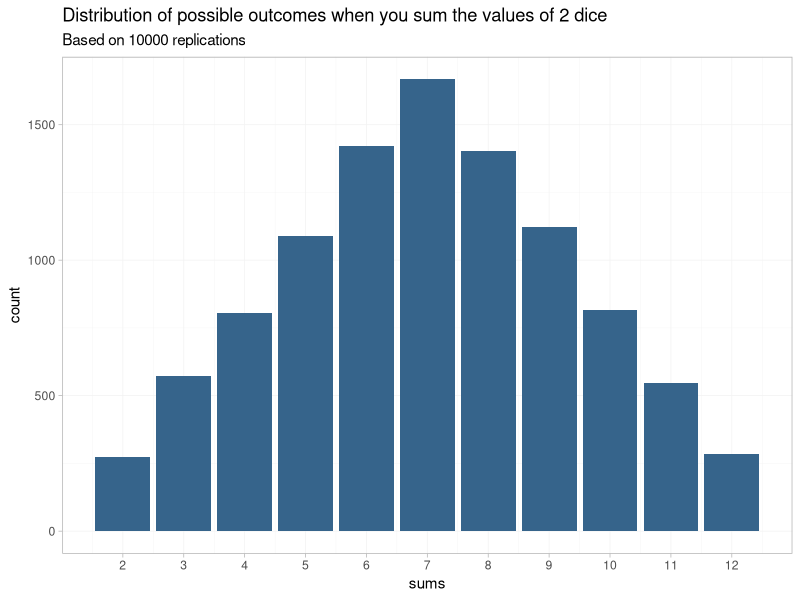
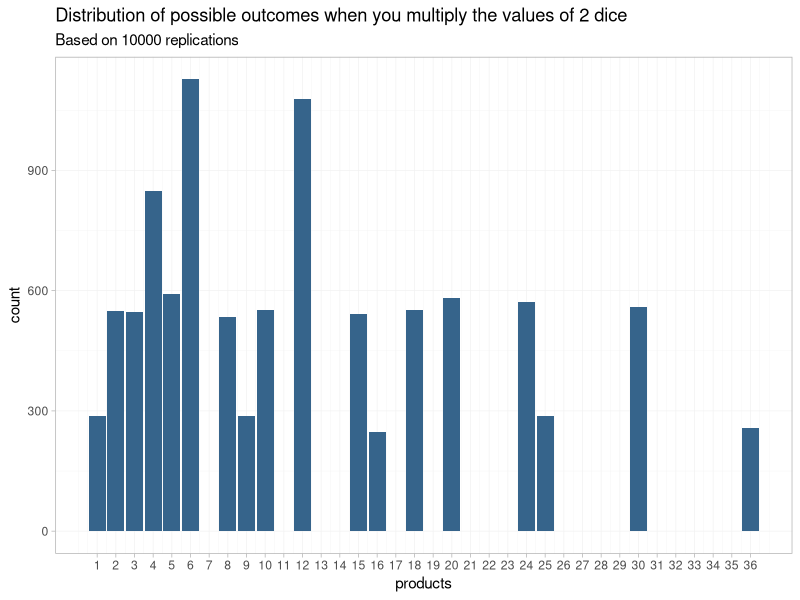
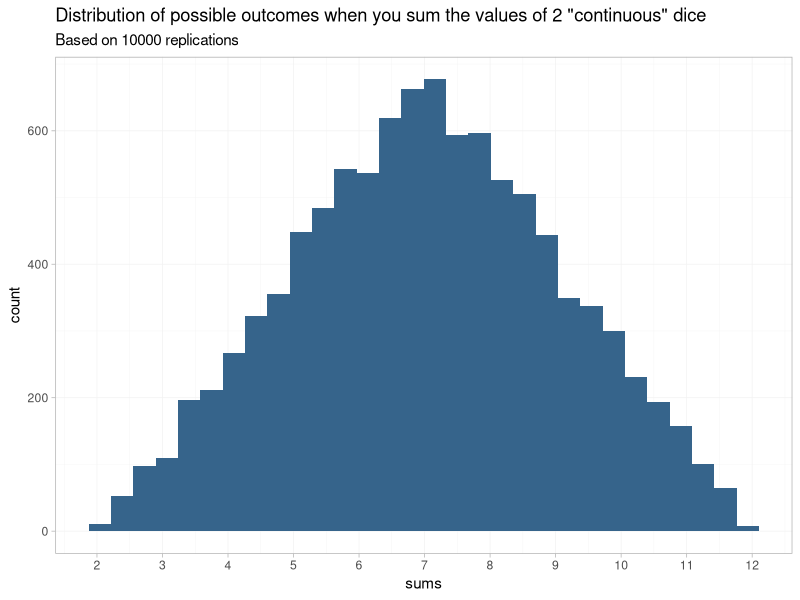
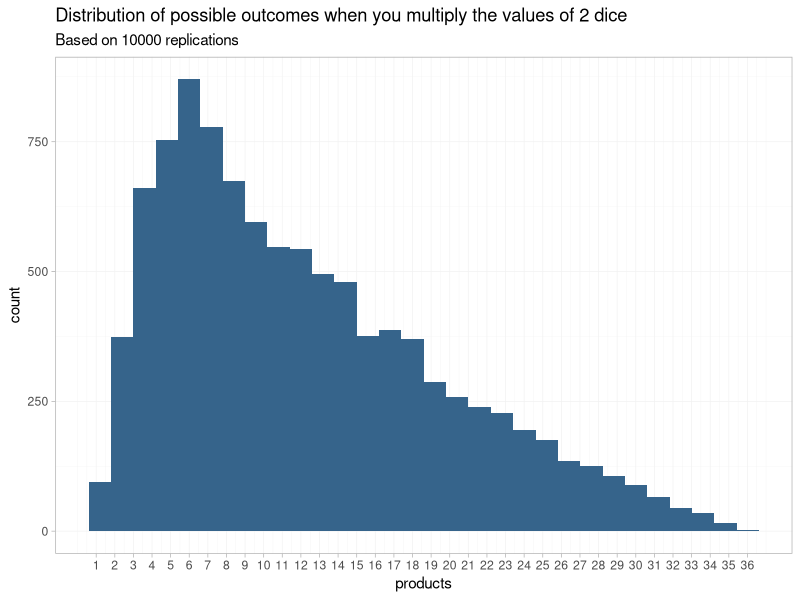
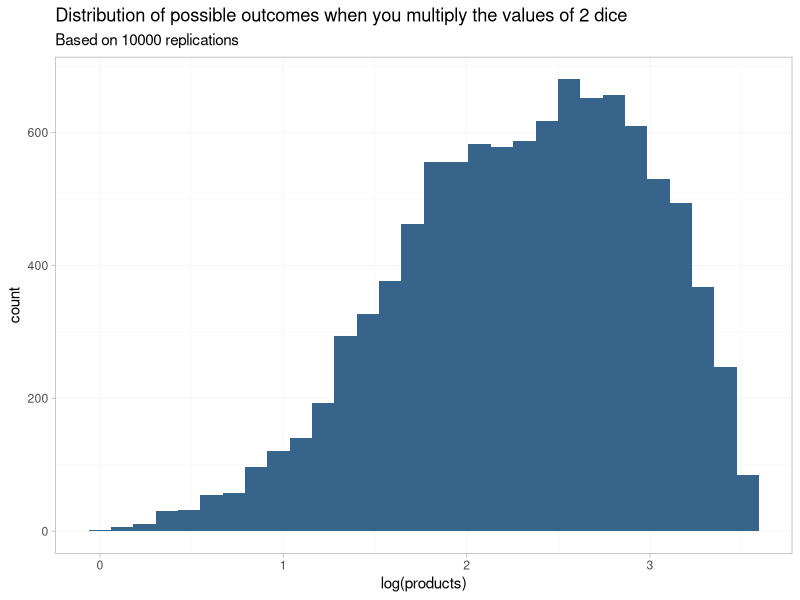

R code for these plots, in order:
## ---- chunk 1
library(tidyverse)
## ---- chunk 2

sum_dice <- function(){
    sample(1:6, 1, replace = TRUE) + sample(1:6, 1, replace = TRUE)
}


multiply_dice <- function(){
    sample(1:6, 1, replace = TRUE) * sample(1:6, 1, replace = TRUE)
}


samples <- 10000

df1.results <- data.frame(sums = replicate(samples, sum_dice()), 
                          products = replicate(samples, multiply_dice()))



# plot the histograms: 
df1.results %>% 
    ggplot(aes(x = sums)) + 
    geom_bar(fill = "steelblue4") + 
    scale_x_continuous(breaks = 1:12) + 
    labs(title = "Distribution of possible outcomes when you sum the values of 2 dice", 
         subtitle = sprintf("Based on %i replications", 
                            samples)) + 
    theme_light() + 
    theme(panel.grid.minor = element_line(colour="grey95"), 
        panel.grid.major = element_line(colour="grey95"))




## ---- chunk 3
df1.results %>% 
    ggplot(aes(x = products)) + 
    geom_bar(fill = "steelblue4") + 
    scale_x_continuous(breaks = 1:36) + 
    labs(title = "Distribution of possible outcomes when you multiply the values of 2 dice", 
         subtitle = sprintf("Based on %i replications", 
                            samples)) + 
    theme_light() + 
    theme(panel.grid.minor = element_line(colour="grey95"), 
        panel.grid.major = element_line(colour="grey95"))


## ---- chunk 4

sum_dice_continuous <- function(){
    runif(1, 1, 6) + runif(1, 1, 6)
}


multiply_dice_continuous <- function(){
    runif(1, 1, 6) * runif(1, 1, 6)
}


samples <- 10000

df2.results <- data.frame(sums = replicate(samples, sum_dice_continuous()), 
                          products = replicate(samples, multiply_dice_continuous()))



# plot the histograms: 
df2.results %>% 
    ggplot(aes(x = sums)) + 
    geom_histogram(fill = "steelblue4") + 
    scale_x_continuous(breaks = 1:12) + 
    labs(title = "Distribution of possible outcomes when you sum the values of 2 \"continuous\" dice", 
         subtitle = sprintf("Based on %i replications", 
                            samples)) + 
    theme_light() + 
    theme(panel.grid.minor = element_line(colour="grey95"), 
        panel.grid.major = element_line(colour="grey95"))




## ---- chunk 5
df2.results %>% 
    ggplot(aes(x = products)) + 
    geom_histogram(fill = "steelblue4") + 
    scale_x_continuous(breaks = 1:36) + 
    labs(title = "Distribution of possible outcomes when you multiply the values of 2 dice", 
         subtitle = sprintf("Based on %i replications", 
                            samples)) + 
    theme_light() + 
    theme(panel.grid.minor = element_line(colour="grey95"), 
        panel.grid.major = element_line(colour="grey95"))


## ---- chunk 6
df2.results %>% 
    ggplot(aes(x = log(products))) + 
    geom_histogram(fill = "steelblue4") + 
    labs(title = "Distribution of possible outcomes when you multiply the values of 2 dice", 
         subtitle = sprintf("Based on %i replications", 
                            samples)) + 
    theme_light() + 
    theme(panel.grid.minor = element_line(colour="grey95"), 
        panel.grid.major = element_line(colour="grey95"))
